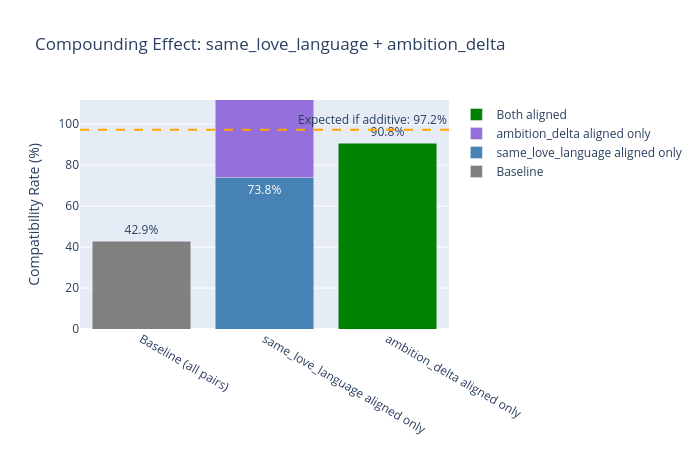

The cell this chart's notebook holds for it:
### Code cell
# Q2 Visualization: Compounding effect bar chart

categories = ['Baseline\n(all pairs)', f'{top_categorical}\naligned only',
              f'{top_numerical}\naligned only', 'Both\naligned']

fig = go.Figure()

# Baseline
fig.add_trace(go.Bar(
    name='Baseline',
    x=[categories[0]],
    y=[baseline_rate],
    marker_color='gray',
    text=[f'{baseline_rate:.1f}%'],
    textposition='outside'
))

# categorical aligned + numerical aligned ( stacked bar)
fig.add_trace(go.Bar(
    name=f'{top_categorical} aligned only',
    x=[categories[1]],
    y=[catg_only_rate],
    marker_color='steelblue',
    text=[f'{catg_only_rate:.1f}%'],
    textposition='outside'
))

fig.add_trace(go.Bar(
    name=f'{top_numerical} aligned only',
    x=[categories[1]],
    y=[num_only_rate],
    marker_color='mediumpurple',
    text=[f'{num_only_rate:.1f}%'],
    textposition='outside'
))

# Both ALigned bar for both aligned
fig.add_trace(go.Bar(
    name='Both aligned',
    x=[categories[2]],
    y=[both_rate],
    marker_color='green',
    text=[f'{both_rate:.1f}%'],
    textposition='outside'
))

# Expected additive line
expected_additive = baseline_rate + sum_of_gains
fig.add_hline(
    y=expected_additive,
    line_dash="dash",
    line_color="orange",
    annotation_text=f"Expected if additive: {expected_additive:.1f}%",
    annotation_position="top right"
)

fig.update_layout(
    barmode='stack',
    title=f'Compounding Effect: {top_categorical} + {top_numerical}',
    yaxis_title='Compatibility Rate (%)',
    height=450,
    width=700,
    yaxis=dict(range=[0, max(both_rate, expected_additive) * 1.15])
)

fig.show()

### Figure 1 — Plotly figure (JSON) as saved in the notebook; plotly's stock layout.template omitted (floating-point values rounded to 4 significant figures)
{"data": [{"marker": {"color": "gray"}, "name": "Baseline", "text": ["42.9%"], "textposition": "outside", "type": "bar", "x": ["Baseline\n(all pairs)"], "y": [42.88]}, {"marker": {"color": "steelblue"}, "name": "same_love_language aligned only", "text": ["73.8%"], "textposition": "outside", "type": "bar", "x": ["same_love_language\naligned only"], "y": [73.77]}, {"marker": {"color": "mediumpurple"}, "name": "ambition_delta aligned only", "text": ["66.4%"], "textposition": "outside", "type": "bar", "x": ["same_love_language\naligned only"], "y": [66.36]}, {"marker": {"color": "green"}, "name": "Both aligned", "text": ["90.8%"], "textposition": "outside", "type": "bar", "x": ["ambition_delta\naligned only"], "y": [90.8]}], "layout": {"annotations": [{"showarrow": false, "text": "Expected if additive: 97.2%", "x": 1, "xanchor": "right", "xref": "x domain", "y": 97.25, "yanchor": "bottom", "yref": "y"}], "barmode": "stack", "height": 450, "shapes": [{"line": {"color": "orange", "dash": "dash"}, "type": "line", "x0": 0, "x1": 1, "xref": "x domain", "y0": 97.25, "y1": 97.25, "yref": "y"}], "title": {"text": "Compounding Effect: same_love_language + ambition_delta"}, "width": 700, "yaxis": {"range": [0, 111.8], "title": {"text": "Compatibility Rate (%)"}}}}
